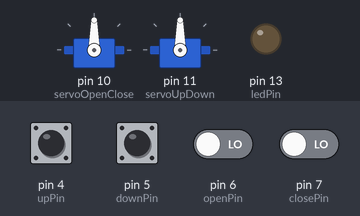
This sketch was run on a simulated Arduino Uno, built with avr-gcc and run on an emulated ATmega328P. Parts: 2 × servo, output pins drawn as LEDs (lit = HIGH). The inputs (shaded band) are chosen by the test bench; at power-on: pin 4 (upPin), pin 5 (downPin), pin 6 (openPin), pin 7 (closePin) LOW.

Above: at 1.2 s.
1.3 s: pin 6 (openPin) driven HIGH
At 2.0 s:
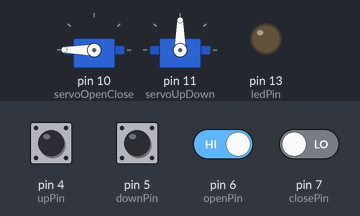
2.8 s: pin 7 (closePin) driven HIGH
At 3.1 s:
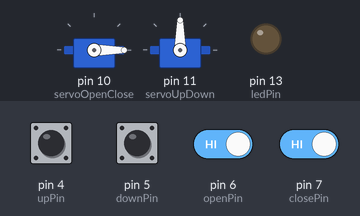
Timing chart, 0 to 5.8 s (numbered marks = the images above; inputs shaded):
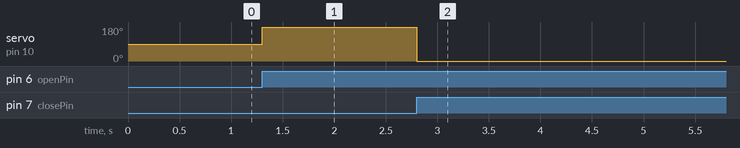

The sketch:

smart-blinds.ino
```cpp
#include <Servo.h>
Servo servoOpenClose; //Declare Open+Close servo
Servo servoUpDown;    //Declare Up+Down servo
int val = 0;      //read value
int ledPin = 13;  //LED connected to D13

//Counters
int closeCount = 0;
int closeState = 0;
int closeLastState = 0;

int openCount = 0;
int openState = 0;
int openLastState = 0;

int upCount = 0;
int upState = 0;
int upLastState = 0;

int downCount = 0;
int downState = 0;
int downLastState = 0;

//Input pins
int closePin = 7; //close input
int openPin = 6;  //open input
int upPin = 4;    //up input
int downPin = 5;  //down input

//Outuput pins
//int openclose = 10; //Open+Close output
//int updown = 11;    //Up+Down output
void setup() {
  pinMode(closePin, INPUT); //D7 input
  pinMode(openPin, INPUT);  //D6 input
  pinMode(upPin, INPUT);    //D4 input
  pinMode(downPin, INPUT);  //D5 input

  //pinMode(openclose, OUTPUT);  //D10 output
  //pinMode(updown, OUTPUT);  //D11 output
  pinMode(ledPin, OUTPUT);  //D13 output

  servoOpenClose.attach(10);  //Attach to pin 10
  servoUpDown.attach(11);     //Attach to pin 11

}

void loop() {
  /*
  //Turn LED on when "shut/close" is on
  val = digitalRead(closePin);  //val = close status
  digitalWrite(ledPin, val);
  */
  /*--------Edge Detection--------*/
  //close
  closeState = digitalRead(closePin);
  if (closeState != closeLastState){
    if (closeState == HIGH){
      //if switch on
      servoOpenClose.write(0);
    }
    else if (closeState == LOW){
      //if switch off
      //digitalWrite(ledPin, LOW);
    }
    delay(10);
  }
  closeLastState = closeState;  //Save current as last

  //open
  openState = digitalRead(openPin);
  if (openState != openLastState){
    if (openState == HIGH){
      //if switch on
      servoOpenClose.write(180);
    }
    else if (openState == LOW){
      //if switch off
      //digitalWrite(ledPin, LOW);
    }
    delay(10);
  }
  openLastState = openState;  //Save current as last

  //up
  upState = digitalRead(upPin);
  if (upState != upLastState){
    if (upState == HIGH){
      //if switch on
      //digitalWrite(ledPin, HIGH);
    }
    else if (upState == LOW){
      //if switch off
      //digitalWrite(ledPin, LOW);
    }
    delay(10);
  }
  upLastState = upState;  //Save current as last

  //down
  downState = digitalRead(downPin);
  if (downState != downLastState){
    if (downState == HIGH){
      //if switch on
      //digitalWrite(ledPin, HIGH);
    }
    else if (downState == LOW){
      //if switch off
      //digitalWrite(ledPin, LOW);
    }
    delay(10);
  }
  downLastState = downState;  //Save current as last

}
```

Measured:
- after the input at 1.3 s, servo on pin 10 (servoOpenClose): 90° → 180° at once
- after the input at 2.8 s, servo on pin 10 (servoOpenClose): 180° → 0° at once
